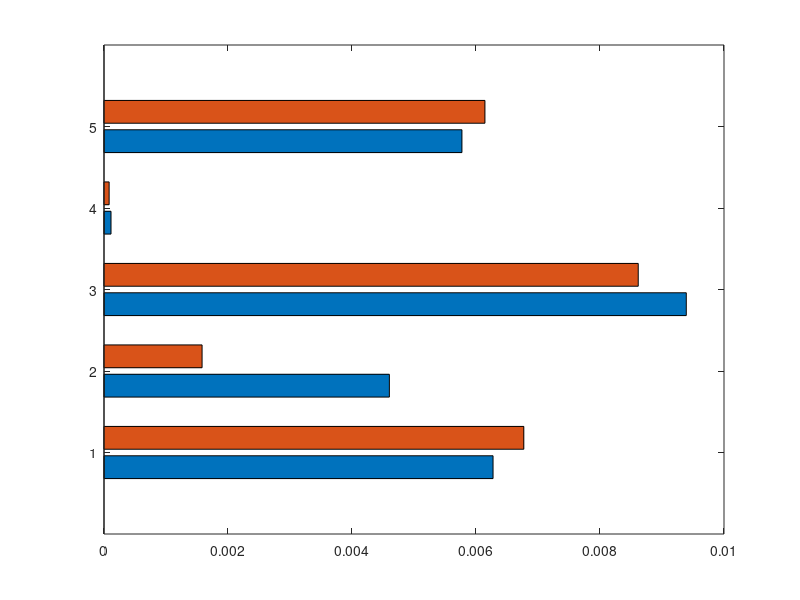

The MATLAB script that drew this image: (Note: this script raises an error after producing the figure.)
FFT_h1 = [0.006275 0.004603 0.009392 0.000113 0.005773];
FFT_h4 = [0.006771 0.001582 0.008617 0.000083 0.006144];

FFT = [FFT_h1; FFT_h4]';

%% =====================================================
% 95% Bootstrap CI
%% =====================================================

CI_h1 = [...
    0.005863 0.006650;
    0.001153 0.014886;
    0.007970 0.010649;
    0.000101 0.000145;
    0.004739 0.006757];

CI_h4 = [...
    0.006318 0.007109;
    0.001068 0.002436;
    0.007748 0.009767;
    0.000072 0.000101;
    0.005023 0.007200];

errLow_h1 = FFT_h1 - CI_h1(:,1)';
errUp_h1  = CI_h1(:,2)' - FFT_h1;

errLow_h4 = FFT_h4 - CI_h4(:,1)';
errUp_h4  = CI_h4(:,2)' - FFT_h4;

%% =====================================================
% FIGURE
%% =====================================================

figure('Color','w')

b = barh(FFT,'grouped');

% Colores Q1
b(1).FaceColor = [0.12 0.28 0.55];
b(2).FaceColor = [0.10 0.45 0.40];

b(1).EdgeColor = 'none';
b(2).EdgeColor = 'none';

set(gca,'FontSize',18,...
        'LineWidth',2,...
        'TickLabelInterpreter','latex')

set(gca,'YTickLabel',{'LSTM','Elman','GRU','NARX','ESN'})
set(gca,'YDir','reverse')

xlabel('\fontsize{12}{0}\selectfont FFT Error',...
       'Interpreter','latex',...
       'FontWeight','bold')

title('\fontsize{14}{0}\selectfont FFT Error Comparison Across RNN Architectures',...
      'Interpreter','latex',...
      'FontWeight','bold')

legend('h$_1$','h$_4$',...
       'Interpreter','latex',...
       'Location','southeast')

grid on
box on
hold on

xmax = max(FFT(:));

xlim([0 xmax*2.0])

set(gca,'FontSize',18,...
        'LineWidth',2,...
        'TickLabelInterpreter','latex')

%% =====================================================
% POSICIÓN DE LAS BARRAS
%% =====================================================

nModels = size(FFT,1);
nSeries = size(FFT,2);

groupWidth = 0.6;

for i = 1:nSeries

    y = (1:nModels) - groupWidth/2 + (2*i-1)*groupWidth/(2*nSeries);

    %% ============================================
    % Barras de error (95% BootCI)
    %% ============================================

    if i==1

        e1 = errorbar(FFT_h1,y,...
            errLow_h1,errUp_h1,...
            'horizontal','k',...
            'Color',[0.25 0.25 0.25],...
            'LineStyle','none',...
            'LineWidth',1.3,...
            'CapSize',8);

        e1.Annotation.LegendInformation.IconDisplayStyle='off';

    else

        e2 = errorbar(FFT_h4,y,...
            errLow_h4,errUp_h4,...
            'horizontal','k',...
            'Color',[0.25 0.25 0.25],...
            'LineStyle','none',...
            'LineWidth',1.3,...
            'CapSize',8);

        e2.Annotation.LegendInformation.IconDisplayStyle='off';

    end

    %% ============================================
    % Valores numéricos
    %% ============================================

    for j = 1:nModels

        val = FFT(j,i);

        if i==1
            offset = errUp_h1(j) + xmax*0.02;
        else
            offset = errUp_h4(j) + xmax*0.02;
        end

        text(val + offset,...
             y(j),...
             num2str(val,'%.6f'),...
             'FontSize',8,...
             'Color',[0.1 0.1 0.1],...
             'HorizontalAlignment','left',...
             'VerticalAlignment','middle');

    end

end

set(gca,'FontSize',10,'LineWidth',1)

hold off

%% =====================================================
% EXPORTAR PDF VECTORIAL
%% =====================================================

set(gcf,'Renderer','painters')

exportgraphics(gcf,...
               'FFT_plot.pdf',...
               'ContentType','vector')
